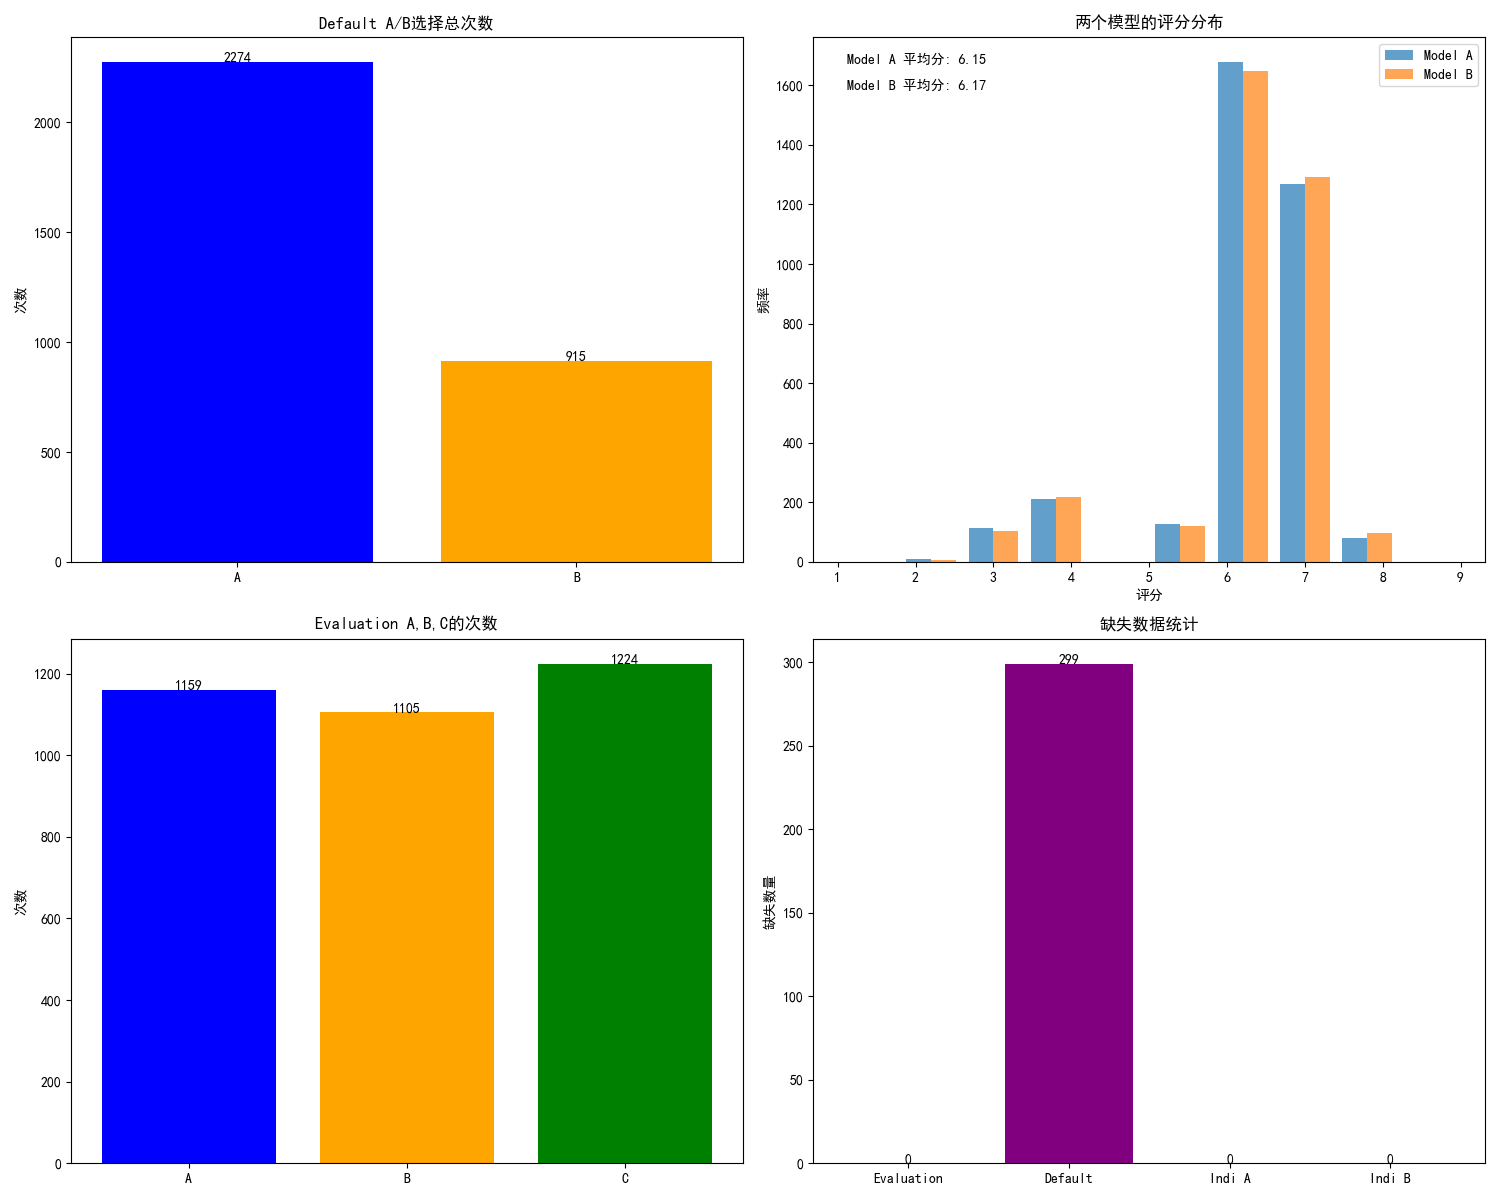

Here is the Python script that generated this plot:
import json
import matplotlib.pyplot as plt
import re
import pandas as pd
import numpy as np

# 函数：从评估结果中提取[[]]标记的内容
def extract_evaluation_result(evaluation):
    if not evaluation:
        return None
    
    # 只匹配[[和]]之间的内容
    pattern = r"\[\[([^\]]+)\]\]"
    match = re.search(pattern, str(evaluation))
    if match:
        result = match.group(1)
        # 如果结果是A、B或C，则返回
        if result in ['A', 'B', 'C']:
            return result
    
    # 输出调试信息
    print(f"无法从评估中提取结果: {evaluation[:100]}...")
    return None

# 函数：从评分中提取数值
def extract_rating(rating):
    if not rating:
        return None
    
    # 只匹配[[和]]之间的数字
    pattern = r"\[\[(\d+(?:\.\d+)?)\]\]"
    match = re.search(pattern, str(rating))
    if match:
        return float(match.group(1))
    
    # 输出调试信息
    print(f"无法从评分中提取数值: {rating[:100]}...")
    return None

# 加载数据
def load_data():
    # 加载评估结果
    try:
        with open('evaluation_reasoning_results.json', 'r', encoding='utf-8') as f:
            evaluation_data = json.load(f)
    except Exception as e:
        print(f"加载evaluation_reasoning_results.json时出错: {e}")
        evaluation_data = []
    
    # 加载default结果
    try:
        with open('results_default.json', 'r', encoding='utf-8') as f:
            default_data = json.load(f)
    except Exception as e:
        print(f"加载results_default.json时出错: {e}")
        default_data = []
    
    # 加载indi_a结果
    try:
        with open('results_indi_a.json', 'r', encoding='utf-8') as f:
            indi_a_data = json.load(f)
    except Exception as e:
        print(f"加载results_indi_a.json时出错: {e}")
        indi_a_data = []
    
    # 加载indi_b结果
    try:
        with open('results_indi_b.json', 'r', encoding='utf-8') as f:
            indi_b_data = json.load(f)
    except Exception as e:
        print(f"加载results_indi_b.json时出错: {e}")
        indi_b_data = []
    
    return evaluation_data, default_data, indi_a_data, indi_b_data

# 分析评估结果
def analyze_evaluation_results(evaluation_data):
    results = {'A': 0, 'B': 0, 'C': 0, 'missing': 0}
    missing_entries = []
    
    for entry in evaluation_data:
        result = extract_evaluation_result(entry.get('evaluation', ''))
        if result in ['A', 'B', 'C']:
            results[result] += 1
        else:
            results['missing'] += 1
            missing_entries.append(entry.get('NO'))
    
    return results, missing_entries

# 分析default结果
def analyze_default_results(default_data):
    results = {'A': 0, 'B': 0, 'missing': 0}
    missing_entries = []
    
    for entry in default_data:
        result = extract_evaluation_result(entry.get('evaluation', ''))
        if result in ['A', 'B']:
            results[result] += 1
        else:
            results['missing'] += 1
            missing_entries.append(entry.get('NO'))
    
    return results, missing_entries

# 分析indi结果
def analyze_indi_results(indi_data):
    ratings = []
    missing_entries = []
    
    for entry in indi_data:
        rating = extract_rating(entry.get('evaluation'))
        if rating is not None:
            ratings.append(rating)
        else:
            missing_entries.append(entry.get('NO'))
    
    return ratings, missing_entries

# 可视化函数
def visualize_results(evaluation_results, default_results, indi_a_ratings, indi_b_ratings, 
                     evaluation_missing, default_missing, indi_a_missing, indi_b_missing):
    # 设置中文字体
    plt.rcParams['font.sans-serif'] = ['SimHei']  # 用来正常显示中文标签
    plt.rcParams['axes.unicode_minus'] = False  # 用来正常显示负号
    
    # 创建一个2x2的子图布局
    fig, axs = plt.subplots(2, 2, figsize=(15, 12))
    
    # 1. Default A/B选择总次数
    labels = ['A', 'B']
    values = [default_results['A'], default_results['B']]
    axs[0, 0].bar(labels, values, color=['blue', 'orange'])
    axs[0, 0].set_title('Default A/B选择总次数')
    axs[0, 0].set_ylabel('次数')
    
    # 在柱状图上添加数值标签
    for i, v in enumerate(values):
        axs[0, 0].text(i, v + 0.1, str(v), ha='center')
    
    # 2. 两个模型的评分分布
    axs[0, 1].hist([indi_a_ratings, indi_b_ratings], bins=10, alpha=0.7, 
                  label=['Model A', 'Model B'])
    axs[0, 1].set_title('两个模型的评分分布')
    axs[0, 1].set_xlabel('评分')
    axs[0, 1].set_ylabel('频率')
    axs[0, 1].legend()
    
    # 计算并显示平均分
    avg_a = np.mean(indi_a_ratings) if indi_a_ratings else 0
    avg_b = np.mean(indi_b_ratings) if indi_b_ratings else 0
    axs[0, 1].text(0.05, 0.95, f'Model A 平均分: {avg_a:.2f}', transform=axs[0, 1].transAxes)
    axs[0, 1].text(0.05, 0.90, f'Model B 平均分: {avg_b:.2f}', transform=axs[0, 1].transAxes)
    
    # 3. Evaluation A,B,C的次数
    labels = ['A', 'B', 'C']
    values = [evaluation_results['A'], evaluation_results['B'], evaluation_results['C']]
    axs[1, 0].bar(labels, values, color=['blue', 'orange', 'green'])
    axs[1, 0].set_title('Evaluation A,B,C的次数')
    axs[1, 0].set_ylabel('次数')
    
    # 在柱状图上添加数值标签
    for i, v in enumerate(values):
        axs[1, 0].text(i, v + 0.1, str(v), ha='center')
    
    # 4. 缺失数据统计
    labels = ['Evaluation', 'Default', 'Indi A', 'Indi B']
    values = [evaluation_results['missing'], default_results['missing'], 
              len(indi_a_missing), len(indi_b_missing)]
    axs[1, 1].bar(labels, values, color=['red', 'purple', 'brown', 'pink'])
    axs[1, 1].set_title('缺失数据统计')
    axs[1, 1].set_ylabel('缺失数量')
    
    # 在柱状图上添加数值标签
    for i, v in enumerate(values):
        axs[1, 1].text(i, v + 0.1, str(v), ha='center')
    
    # 调整布局
    plt.tight_layout()
    
    # 保存图表
    plt.savefig('visualization_results.png')
    
    # 显示图表
    plt.show()
    
    # 打印缺失数据的详细信息
    print("\n缺失数据详情:")
    if evaluation_missing:
        print(f"Evaluation 缺失条目 NO: {evaluation_missing}")
    if default_missing:
        print(f"Default 缺失条目 NO: {default_missing}")
    if indi_a_missing:
        print(f"Indi A 缺失条目 NO: {indi_a_missing}")
    if indi_b_missing:
        print(f"Indi B 缺失条目 NO: {indi_b_missing}")

# 主函数
def main():
    print("开始加载数据...")
    evaluation_data, default_data, indi_a_data, indi_b_data = load_data()
    
    print("分析评估结果...")
    evaluation_results, evaluation_missing = analyze_evaluation_results(evaluation_data)
    default_results, default_missing = analyze_default_results(default_data)
    indi_a_ratings, indi_a_missing = analyze_indi_results(indi_a_data)
    indi_b_ratings, indi_b_missing = analyze_indi_results(indi_b_data)
    
    print("生成可视化图表...")
    visualize_results(evaluation_results, default_results, indi_a_ratings, indi_b_ratings,
                     evaluation_missing, default_missing, indi_a_missing, indi_b_missing)
    
    print("\n结果统计:")
    print(f"Evaluation 结果: A={evaluation_results['A']}, B={evaluation_results['B']}, C={evaluation_results['C']}, 缺失={evaluation_results['missing']}")
    print(f"Default 结果: A={default_results['A']}, B={default_results['B']}, 缺失={default_results['missing']}")
    
    if indi_a_ratings:
        print(f"Indi A 平均评分: {np.mean(indi_a_ratings):.2f}, 评分数量: {len(indi_a_ratings)}, 缺失: {len(indi_a_missing)}")
    else:
        print("Indi A 没有有效评分")
        
    if indi_b_ratings:
        print(f"Indi B 平均评分: {np.mean(indi_b_ratings):.2f}, 评分数量: {len(indi_b_ratings)}, 缺失: {len(indi_b_missing)}")
    else:
        print("Indi B 没有有效评分")

if __name__ == "__main__":
    main()
